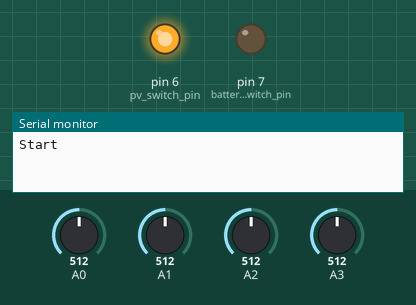
Bench run of a sketch on a simulated Arduino Uno, built with avr-gcc and run on an emulated ATmega328P. On the bench: output pins drawn as LEDs (lit = HIGH), the last lines printed to the serial monitor. Inputs (shaded band) come from the test bench; at power-on: A1 = 512, A2 = 512, A3 = 512, A0 = 512.

Above: at 1.2 s.
1.3 s: A1 set to 889
2.8 s: A1 set to 908
At 3.2 s:
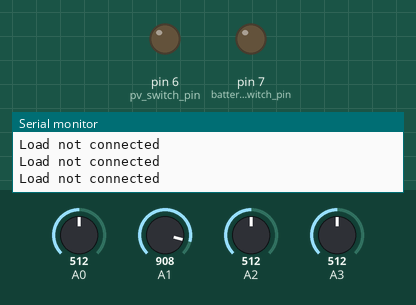
4.3 s: A1 set to 900
At 4.9 s:
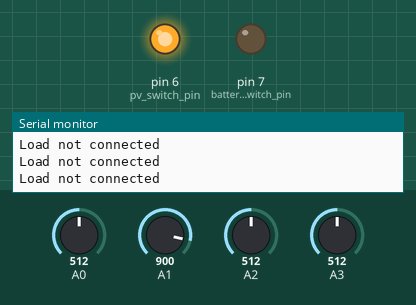
5.8 s: A2 set to 888
7.3 s: A2 set to 908
At 7.8 s:
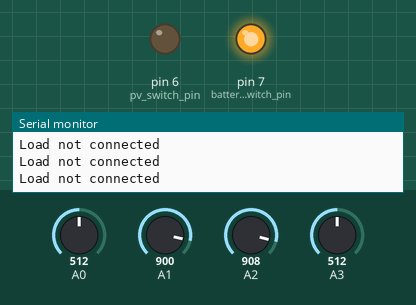
8.8 s: A3 set to 888
10.3 s: A3 set to 910
At 11.3 s:
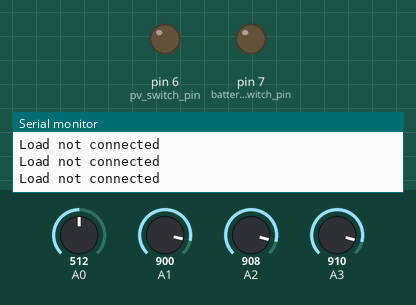
Timing chart, 0 to 13.3 s (numbered marks = the images above; inputs shaded):
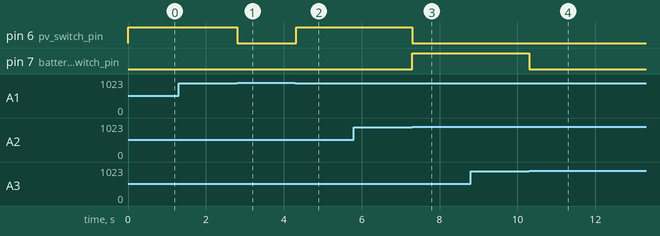

The sketch:

simple_microgrid_simulation.ino
```cpp
int battery_switch_pin = 7;
int pv_switch_pin = 6;

int high_voltage = 900;

bool on = HIGH;
bool off = LOW;

void setup() {
  pinMode(battery_switch_pin, OUTPUT);
  pinMode(pv_switch_pin, OUTPUT);

  Serial.begin(9600);

  Serial.println("Start");

  toggle_battery_switch(off);
  toggle_pv_switch(off);
}

void loop() {
  if (!load_connected())
  {
    toggle_pv_switch(on);
    if (!battery_voltage_high()) // This is to preserve the battery
    {
      toggle_battery_switch(on);
    }
    Serial.println("Load not connected");
  }else if (!load_voltage_high())
	{
		if (pv_voltage_high())
		{
      toggle_battery_switch(off);
			toggle_pv_switch(on);
		}
		else
		{
      toggle_pv_switch(off);
			toggle_battery_switch(on);
		}
	}
}

bool battery_voltage_high()
{
  return analogRead(A0) > high_voltage;
}

bool load_voltage_high()
{
  return analogRead(A1) > high_voltage;
}

bool pv_voltage_high()
{
  return analogRead(A2) > high_voltage;
}

bool control_voltage_high()
{
  return analogRead(A3) > high_voltage;
}

bool load_connected()
{
	return control_voltage_high() - load_voltage_high() == 0;
}

void toggle_pv_switch(bool state)
{
  digitalWrite(pv_switch_pin, !state);
}

void toggle_battery_switch(bool state)
{
  digitalWrite(battery_switch_pin, !state);
}
```

Measured:
- the behaviour switches between 900 and 901 on A1 (found by bisection; images 0 and 1)
- the behaviour switches between 900 and 901 on A2 (found by bisection; images 2 and 3)
- the behaviour switches between 900 and 901 on A3 (found by bisection; images 3 and 4)
- after the input at 1.3 s, every drawn part: stays the same
- after the input at 2.8 s, pin 6 (pv_switch_pin): HIGH → LOW at once
- after the input at 4.3 s, pin 6 (pv_switch_pin): LOW → HIGH at once
- after the input at 5.8 s, every drawn part: stays the same
- after the input at 7.3 s, pin 6 (pv_switch_pin): HIGH → LOW at once; pin 7 (battery_switch_pin): LOW → HIGH at once
- after the input at 8.8 s, every drawn part: stays the same
- after the input at 10.3 s, pin 7 (battery_switch_pin): HIGH → LOW at once
